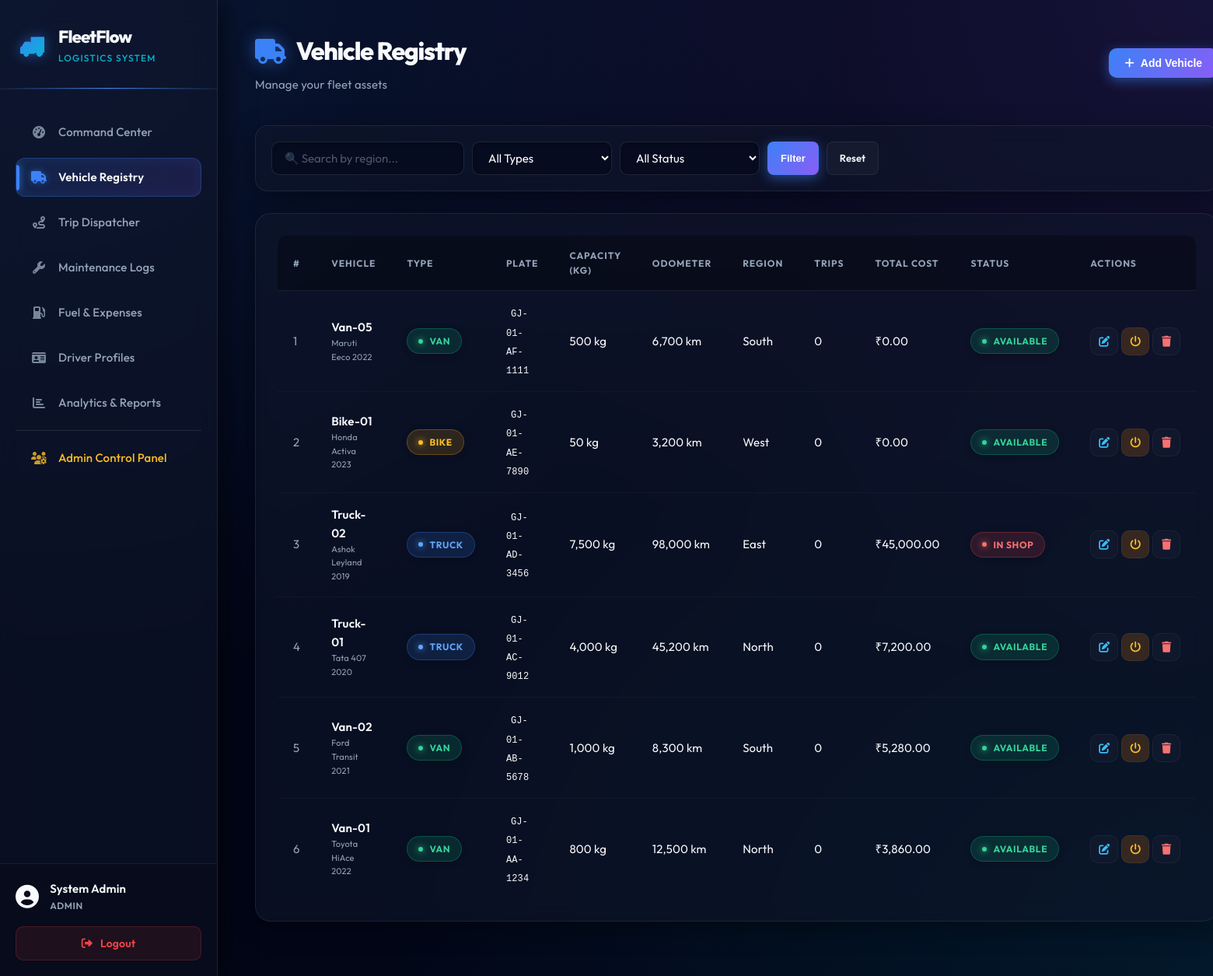
Screenshot of /pages/vehicles.php (signed in) with the database file from the repository.
### tables this page shows
CREATE TABLE vehicles (
    id INT AUTO_INCREMENT PRIMARY KEY,
    name VARCHAR(100) NOT NULL,
    model VARCHAR(100) NOT NULL,
    license_plate VARCHAR(50) NOT NULL UNIQUE,
    type VARCHAR(20) NOT NULL DEFAULT 'Van',
    max_capacity DECIMAL(10,2) NOT NULL,
    odometer DECIMAL(10,2) NOT NULL DEFAULT 0,
    acquisition_cost DECIMAL(12,2) NOT NULL DEFAULT 0,
    region VARCHAR(100) NOT NULL DEFAULT '',
    status VARCHAR(20) NOT NULL DEFAULT 'Available',
    created_at TIMESTAMP DEFAULT CURRENT_TIMESTAMP
);

### pages/vehicles.php (the view, shortened to what this page needs)
<?php
require_once '../includes/config.php';
$where = "WHERE 1=1";
$vehicles = $conn->query("SELECT v.*,
    (SELECT SUM(fl.total_cost) FROM fuel_logs fl WHERE fl.vehicle_id=v.id) as total_fuel,
    (SELECT SUM(ml.cost) FROM maintenance_logs ml WHERE ml.vehicle_id=v.id) as total_maint,
    (SELECT COUNT(*) FROM trips t WHERE t.vehicle_id=v.id AND t.status='Completed') as trips_done
    FROM vehicles v $where ORDER BY v.id DESC");
include '../includes/header.php';
?>
<div class="page-header">
    <div>
        <div class="page-title"><i class="fas fa-truck"></i> Vehicle Registry</div>
        <div class="page-subtitle">Manage your fleet assets</div>
    </div>
    <button class="btn btn-primary" onclick="openModal('addModal')">
        <i class="fas fa-plus"></i> Add Vehicle
    </button>
</div>
<div class="filters-bar">
    <form method="GET" style="display:flex;gap:10px;flex-wrap:wrap;width:100%">
        <input type="text" name="region" placeholder="🔍 Search by region..." value="<?= htmlspecialchars($_GET['region'] ?? '') ?>">
        <select name="type">
            <option value="">All Types</option>
        </select>
        <select name="status">
            <option value="">All Status</option>
        </select>
        <button type="submit" class="btn btn-primary btn-sm">Filter</button>
        <a href="vehicles.php" class="btn btn-outline btn-sm">Reset</a>
    </form>
</div>
<div class="card">
    <div class="table-wrap">
        <table>
            <thead>
                <tr>
                    <th>#</th><th>Vehicle</th><th>Type</th><th>Plate</th>
                    <th>Capacity (kg)</th><th>Odometer</th><th>Region</th>
                    <th>Trips</th><th>Total Cost</th><th>Status</th><th>Actions</th>
                </tr>
            </thead>
            <tbody>
            <?php $i=1; while ($v = $vehicles->fetch_assoc()):
                $spill = ['Available'=>'green','On Trip'=>'blue','In Shop'=>'red','Retired'=>'gray'][$v['status']] ?? 'gray';
                $total_cost = ($v['total_fuel'] ?? 0) + ($v['total_maint'] ?? 0);
            ?>
            <tr>
                <td style="color:var(--text-muted)"><?= $i++ ?></td>
                <td>
                    <div style="font-weight:600"><?= htmlspecialchars($v['name']) ?></div>
                    <div style="font-size:11px;color:var(--text-muted)"><?= htmlspecialchars($v['model']) ?></div>
                </td>
                <td><span class="pill pill-<?= $v['type']==='Truck'?'blue':($v['type']==='Van'?'green':'yellow') ?>"><?= $v['type'] ?></span></td>
                <td><code style="background:var(--dark);padding:2px 6px;border-radius:4px;font-size:12px"><?= htmlspecialchars($v['license_plate']) ?></code></td>
                <td><?= number_format($v['max_capacity']) ?> kg</td>
                <td><?= number_format($v['odometer']) ?> km</td>
                <td><?= htmlspecialchars($v['region'] ?: '—') ?></td>
                <td><?= $v['trips_done'] ?></td>
                <td>₹<?= number_format($total_cost, 2) ?></td>
                <td><span class="pill pill-<?= $spill ?>"><?= $v['status'] ?></span></td>
                <td>
                    <div style="display:flex;gap:4px;">
                        <button class="action-btn edit" onclick="editVehicle(<?= htmlspecialchars(json_encode($v)) ?>)" title="Edit"><i class="fas fa-edit"></i></button>
                        <form method="POST" style="display:inline">
                            <button type="submit" class="action-btn view" title="Toggle Retired" style="background:rgba(217,119,6,0.2);color:#fbbf24"><i class="fas fa-power-off"></i></button>
                        </form>
                        <form method="POST" style="display:inline" onsubmit="return confirmDelete()">
                            <button type="submit" class="action-btn delete" title="Delete"><i class="fas fa-trash"></i></button>
                        </form>
                    </div>
                </td>
            </tr>
            <?php endwhile; ?>
            </tbody>
        </table>
    </div>
</div>
<?php include '../includes/footer.php'; ?>

### rows the page displays
vehicles: name "Van-05", model "Maruti Eeco 2022", type "VAN", license_plate "GJ-01-AF-1111", max_capacity "500", odometer "6,700", region "South", trips_done "0", total_cost "0.00", status "AVAILABLE"
vehicles: name "Bike-01", model "Honda Activa 2023", type "BIKE", license_plate "GJ-01-AE-7890", max_capacity "50", odometer "3,200", region "West", trips_done "0", total_cost "0.00", status "AVAILABLE"
vehicles: name "Truck-02", model "Ashok Leyland 2019", type "TRUCK", license_plate "GJ-01-AD-3456", max_capacity "7,500", odometer "98,000", region "East", trips_done "0", total_cost "45,000.00", status "IN SHOP"
vehicles: name "Truck-01", model "Tata 407 2020", type "TRUCK", license_plate "GJ-01-AC-9012", max_capacity "4,000", odometer "45,200", region "North", trips_done "0", total_cost "7,200.00", status "AVAILABLE"
vehicles: name "Van-02", model "Ford Transit 2021", type "VAN", license_plate "GJ-01-AB-5678", max_capacity "1,000", odometer "8,300", region "South", trips_done "0", total_cost "5,280.00", status "AVAILABLE"
vehicles: name "Van-01", model "Toyota HiAce 2022", type "VAN", license_plate "GJ-01-AA-1234", max_capacity "800", odometer "12,500", region "North", trips_done "0", total_cost "3,860.00", status "AVAILABLE"

### other values shown
$user_name "System Admin"
str_replace('_',' ',$user_role) "ADMIN"
